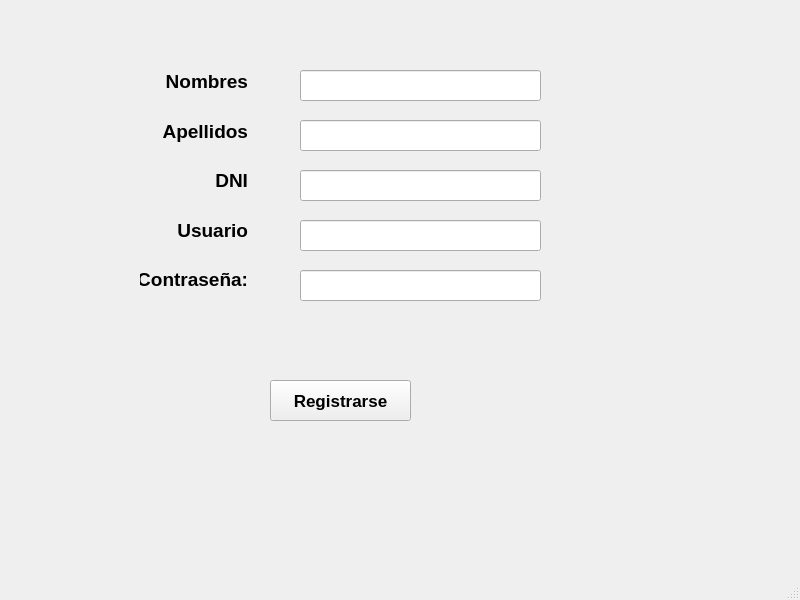
<?xml version="1.0" encoding="UTF-8"?>
<ui version="4.0">
 <class>Registrousuario</class>
 <widget class="QMainWindow" name="Registrousuario">
  <property name="geometry">
   <rect>
    <x>0</x>
    <y>0</y>
    <width>800</width>
    <height>600</height>
   </rect>
  </property>
  <property name="windowTitle">
   <string>MainWindow</string>
  </property>
  <widget class="QWidget" name="centralwidget">
   <widget class="QLineEdit" name="line1">
    <property name="geometry">
     <rect>
      <x>300</x>
      <y>70</y>
      <width>241</width>
      <height>31</height>
     </rect>
    </property>
    <property name="font">
     <font>
      <pointsize>12</pointsize>
      <bold>true</bold>
     </font>
    </property>
    <property name="echoMode">
     <enum>QLineEdit::Password</enum>
    </property>
   </widget>
   <widget class="QLineEdit" name="line2">
    <property name="geometry">
     <rect>
      <x>300</x>
      <y>120</y>
      <width>241</width>
      <height>31</height>
     </rect>
    </property>
    <property name="font">
     <font>
      <pointsize>12</pointsize>
      <bold>true</bold>
     </font>
    </property>
    <property name="echoMode">
     <enum>QLineEdit::Password</enum>
    </property>
   </widget>
   <widget class="QLineEdit" name="line3">
    <property name="geometry">
     <rect>
      <x>300</x>
      <y>170</y>
      <width>241</width>
      <height>31</height>
     </rect>
    </property>
    <property name="font">
     <font>
      <pointsize>12</pointsize>
      <bold>true</bold>
     </font>
    </property>
    <property name="echoMode">
     <enum>QLineEdit::Password</enum>
    </property>
   </widget>
   <widget class="QLineEdit" name="lineEdit_Password_4">
    <property name="geometry">
     <rect>
      <x>300</x>
      <y>220</y>
      <width>241</width>
      <height>31</height>
     </rect>
    </property>
    <property name="font">
     <font>
      <pointsize>12</pointsize>
      <bold>true</bold>
     </font>
    </property>
    <property name="echoMode">
     <enum>QLineEdit::Password</enum>
    </property>
   </widget>
   <widget class="QLineEdit" name="lineEdit_Password_5">
    <property name="geometry">
     <rect>
      <x>300</x>
      <y>270</y>
      <width>241</width>
      <height>31</height>
     </rect>
    </property>
    <property name="font">
     <font>
      <pointsize>12</pointsize>
      <bold>true</bold>
     </font>
    </property>
    <property name="echoMode">
     <enum>QLineEdit::Password</enum>
    </property>
   </widget>
   <widget class="QPushButton" name="Registro">
    <property name="geometry">
     <rect>
      <x>270</x>
      <y>380</y>
      <width>141</width>
      <height>41</height>
     </rect>
    </property>
    <property name="font">
     <font>
      <pointsize>13</pointsize>
      <bold>true</bold>
     </font>
    </property>
    <property name="text">
     <string>Registrarse</string>
    </property>
   </widget>
   <widget class="QWidget" name="">
    <property name="geometry">
     <rect>
      <x>140</x>
      <y>60</y>
      <width>108</width>
      <height>241</height>
     </rect>
    </property>
    <layout class="QVBoxLayout" name="verticalLayout">
     <item>
      <widget class="QLabel" name="label_2">
       <property name="font">
        <font>
         <pointsize>14</pointsize>
         <bold>true</bold>
        </font>
       </property>
       <property name="text">
        <string>Nombres</string>
       </property>
       <property name="alignment">
        <set>Qt::AlignRight|Qt::AlignTrailing|Qt::AlignVCenter</set>
       </property>
      </widget>
     </item>
     <item>
      <widget class="QLabel" name="label_3">
       <property name="font">
        <font>
         <pointsize>14</pointsize>
         <bold>true</bold>
        </font>
       </property>
       <property name="text">
        <string>Apellidos</string>
       </property>
       <property name="alignment">
        <set>Qt::AlignRight|Qt::AlignTrailing|Qt::AlignVCenter</set>
       </property>
      </widget>
     </item>
     <item>
      <widget class="QLabel" name="label_4">
       <property name="font">
        <font>
         <pointsize>14</pointsize>
         <bold>true</bold>
        </font>
       </property>
       <property name="text">
        <string>DNI</string>
       </property>
       <property name="alignment">
        <set>Qt::AlignRight|Qt::AlignTrailing|Qt::AlignVCenter</set>
       </property>
      </widget>
     </item>
     <item>
      <widget class="QLabel" name="label_5">
       <property name="font">
        <font>
         <pointsize>14</pointsize>
         <bold>true</bold>
        </font>
       </property>
       <property name="text">
        <string>Usuario</string>
       </property>
       <property name="alignment">
        <set>Qt::AlignRight|Qt::AlignTrailing|Qt::AlignVCenter</set>
       </property>
      </widget>
     </item>
     <item>
      <widget class="QLabel" name="label_6">
       <property name="font">
        <font>
         <pointsize>14</pointsize>
         <bold>true</bold>
        </font>
       </property>
       <property name="text">
        <string>Contraseña:</string>
       </property>
       <property name="alignment">
        <set>Qt::AlignRight|Qt::AlignTrailing|Qt::AlignVCenter</set>
       </property>
      </widget>
     </item>
    </layout>
   </widget>
  </widget>
  <widget class="QMenuBar" name="menubar">
   <property name="geometry">
    <rect>
     <x>0</x>
     <y>0</y>
     <width>800</width>
     <height>21</height>
    </rect>
   </property>
  </widget>
  <widget class="QStatusBar" name="statusbar"/>
 </widget>
 <resources/>
 <connections/>
</ui>
